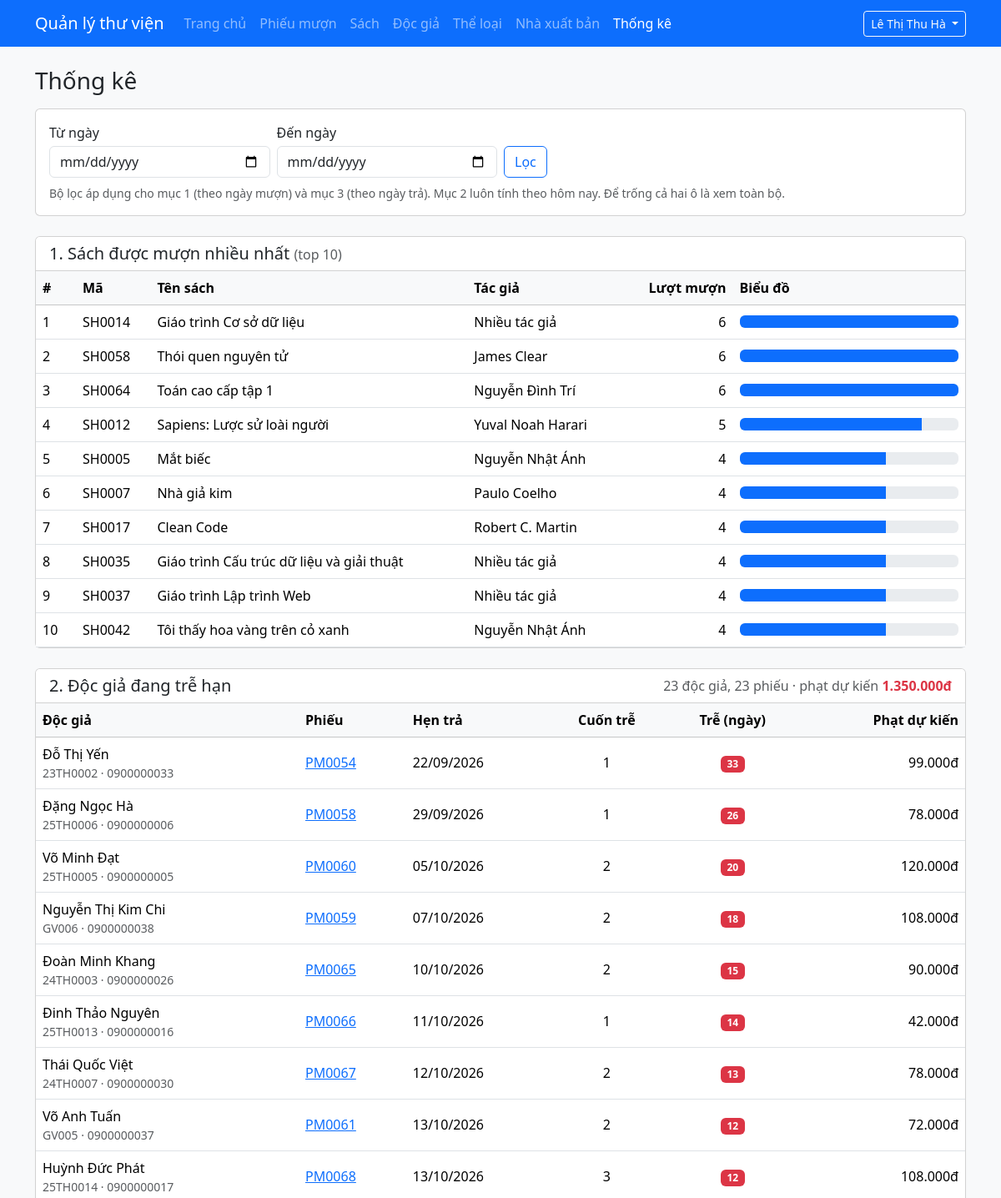
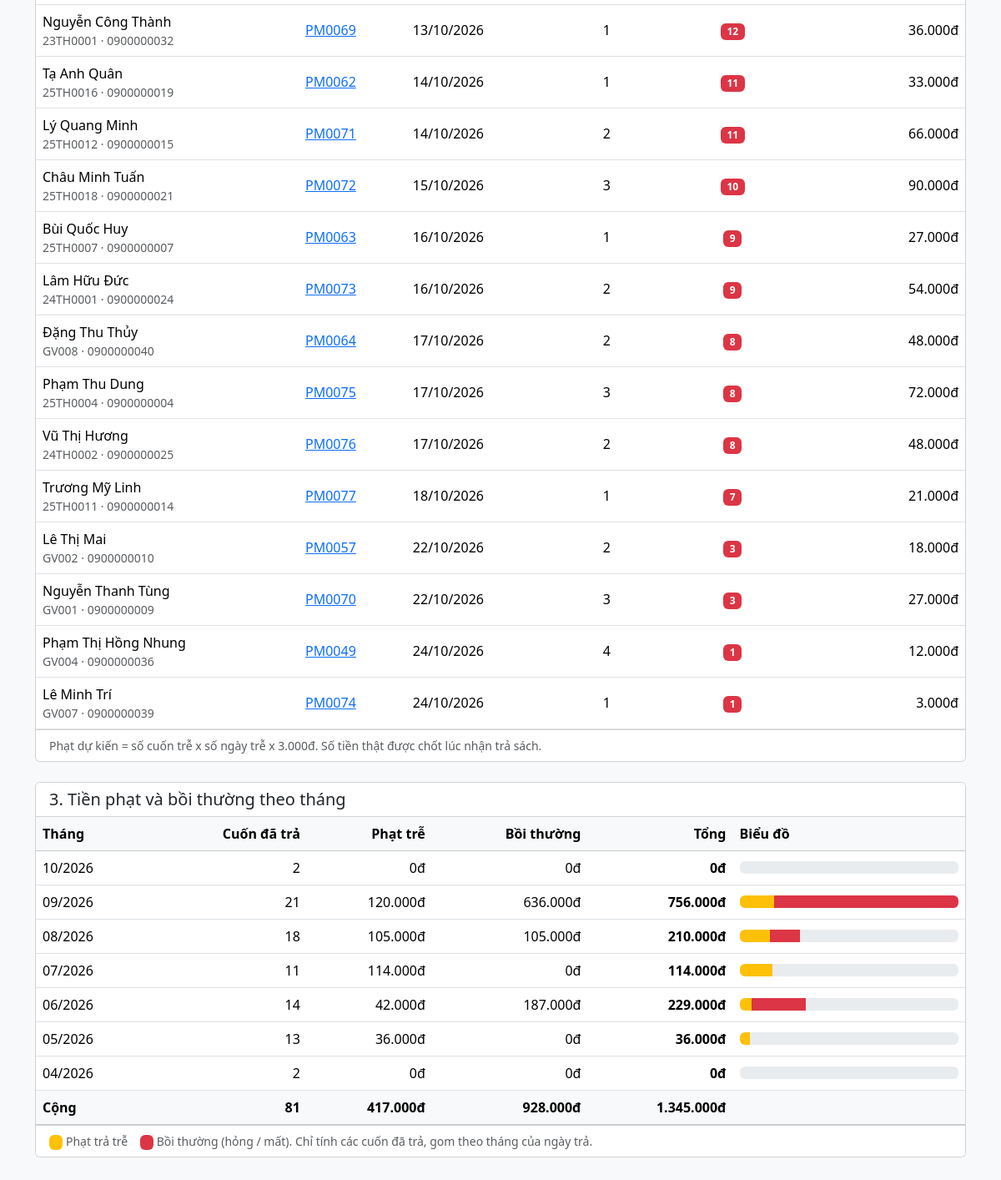
The app's page /admin/thongke.php (signed in) with its own data (2 pictures, top to bottom).
### tables this page shows
CREATE TABLE sach (
  id            INT UNSIGNED NOT NULL AUTO_INCREMENT PRIMARY KEY,
  ma_sach       VARCHAR(20)  NOT NULL UNIQUE,
  ten_sach      VARCHAR(200) NOT NULL,
  tac_gia       VARCHAR(150) NOT NULL,
  id_theloai    INT UNSIGNED NOT NULL,
  id_nxb        INT UNSIGNED NOT NULL,
  nam_xuat_ban  SMALLINT UNSIGNED NULL,
  so_trang      SMALLINT UNSIGNED NULL,
  gia_tien      DECIMAL(12,0) NOT NULL DEFAULT 0,    
  hinh_bia      VARCHAR(255) NULL,                   
  so_luong      INT UNSIGNED NOT NULL DEFAULT 1,     
  so_con_lai    INT UNSIGNED NOT NULL DEFAULT 1,     
  mo_ta         TEXT NULL,
  CONSTRAINT fk_sach_theloai FOREIGN KEY (id_theloai) REFERENCES theloai(id),
  CONSTRAINT fk_sach_nxb     FOREIGN KEY (id_nxb)     REFERENCES nhaxuatban(id),
  CHECK (gia_tien >= 0),
  CHECK (so_con_lai <= so_luong),                    
  INDEX idx_sach_ten (ten_sach)                      
);

CREATE TABLE phieumuon (
  id                    INT UNSIGNED NOT NULL AUTO_INCREMENT PRIMARY KEY,
  ma_phieu              VARCHAR(20)  NOT NULL UNIQUE,
  id_doc_gia            INT UNSIGNED NOT NULL,
  id_nhan_vien          INT UNSIGNED NOT NULL,           
  ngay_muon             DATE NOT NULL,
  ngay_hen_tra          DATE NOT NULL,                   
  so_lan_gia_han_da_dung TINYINT UNSIGNED NOT NULL DEFAULT 0,   
  trang_thai            ENUM('dang_muon','da_tra','qua_han') NOT NULL DEFAULT 'dang_muon',
  CONSTRAINT fk_phieu_docgia   FOREIGN KEY (id_doc_gia)   REFERENCES docgia(id),
  CONSTRAINT fk_phieu_nhanvien FOREIGN KEY (id_nhan_vien) REFERENCES nhanvien(id),
  CHECK (ngay_hen_tra >= ngay_muon),
  INDEX idx_phieu_hen_tra (trang_thai, ngay_hen_tra)       
);

CREATE TABLE docgia (
  id            INT UNSIGNED NOT NULL AUTO_INCREMENT PRIMARY KEY,
  ma_doc_gia    VARCHAR(20)  NOT NULL UNIQUE,     
  ho_ten        VARCHAR(100) NOT NULL,
  ngay_sinh     DATE         NULL,
  gioi_tinh     ENUM('nam','nu','khac') NOT NULL DEFAULT 'khac',
  dia_chi       VARCHAR(255) NULL,
  sdt           VARCHAR(15)  NULL,
  email         VARCHAR(100) NULL,
  id_loai       INT UNSIGNED NOT NULL,
  mat_khau      VARCHAR(255) NOT NULL,            
  ngay_dang_ky  DATE         NOT NULL,
  trang_thai    ENUM('hoat_dong','khoa') NOT NULL DEFAULT 'hoat_dong',
  CONSTRAINT fk_docgia_loai FOREIGN KEY (id_loai) REFERENCES loaidocgia(id)
);

### includes/helpers.php (called while the page is built, shortened)
<?php
function e($chuoi): string
{
    return htmlspecialchars((string) $chuoi, ENT_QUOTES | ENT_SUBSTITUTE, 'UTF-8');
}
function layChuoiGet(string $ten): string
{
    $giaTri = $_GET[$ten] ?? '';
    return is_string($giaTri) ? trim($giaTri) : '';
}
function lopLoi(array $loi, string $truong): string
{
    return isset($loi[$truong]) ? ' is-invalid' : '';
}

### includes/csdl.php (called while the page is built, shortened)
<?php
function truyVan(mysqli $conn, string $sql, string $kieu = '', array $thamSo = []): mysqli_stmt
{
    $stmt = mysqli_prepare($conn, $sql);
    if ($kieu !== '') {
        mysqli_stmt_bind_param($stmt, $kieu, ...$thamSo);
    }
    mysqli_stmt_execute($stmt);
    return $stmt;
}

### db.php (called while the page is built, shortened)
<?php
$cauHinh = require __DIR__ . '/config.php';

### includes/muon-tra.php (called while the page is built, shortened)
<?php
require_once __DIR__ . '/csdl.php';
function tienVND($so): string
{
    return number_format((float) $so, 0, ',', '.') . 'đ';
}
function ngayVN(?string $ngay): string
{
    return date('d/m/Y', strtotime($ngay));
}
function tinhTienPhat(int $soNgayTre, int $tienMoiNgay): int
{
    return max(0, $soNgayTre) * $tienMoiNgay;
}

### admin/thongke.php (the view, shortened to what this page needs)
<?php
require_once __DIR__ . '/../includes/khoi-tao-admin.php';
require_once __DIR__ . '/../includes/muon-tra.php';
$soSachHienThi   = 10;
$tienPhatMoiNgay = (int) ($cauHinh['tien_phat_moi_ngay'] ?? 3000);
function docNgayLoc(string $ten): array
{
    $chuoi = layChuoiGet($ten);
    if ($chuoi === '') {
        return ['', null];
    }
    return [$chuoi, null];
}
function ghepLocNgay(string $cot, string $tuNgay, string $denNgay): array
{
    $dieuKien = [];
    $kieu     = '';
    $thamSo   = [];
    return [$dieuKien, $kieu, $thamSo];
}
function phanTram(int $so, int $toiDa): string
{
    return number_format($so * 100 / $toiDa, 1, '.', '');
}
[$tuNgay, $loiTu]   = docNgayLoc('tu');
[$denNgay, $loiDen] = docNgayLoc('den');
$loiLoc = [];
[$dieuKien, $kieu, $thamSo] = ghepLocNgay('pm.ngay_muon', $tuNgay, $denNgay);
$menhDeWhere = count($dieuKien) > 0 ? 'WHERE ' . implode(' AND ', $dieuKien) : '';
$stmt = truyVan(
    $conn,
    "SELECT s.id, s.ma_sach, s.ten_sach, s.tac_gia, COUNT(ct.id) AS luot_muon
     FROM chitietphieumuon ct
     JOIN phieumuon pm ON pm.id = ct.id_phieu_muon
     JOIN sach s       ON s.id = ct.id_sach
     $menhDeWhere
     GROUP BY s.id, s.ma_sach, s.ten_sach, s.tac_gia
     ORDER BY luot_muon DESC, s.ma_sach
     LIMIT ?",
    $kieu . 'i',
    array_merge($thamSo, [$soSachHienThi])
);
$dsSachNhieu = mysqli_fetch_all(mysqli_stmt_get_result($stmt), MYSQLI_ASSOC);
$luotLonNhat = count($dsSachNhieu) > 0 ? (int) $dsSachNhieu[0]['luot_muon'] : 0;
$dsTreHan = mysqli_fetch_all(
    mysqli_query(
        $conn,
        'SELECT pm.id, pm.ma_phieu, pm.ngay_hen_tra, dg.ma_doc_gia, dg.ho_ten, dg.sdt,
                DATEDIFF(CURDATE(), pm.ngay_hen_tra) AS so_ngay_tre,
                COUNT(ct.id) AS so_cuon_tre
         FROM phieumuon pm
         JOIN docgia dg           ON dg.id = pm.id_doc_gia
         JOIN chitietphieumuon ct ON ct.id_phieu_muon = pm.id
         WHERE ct.ngay_tra_thuc_te IS NULL AND pm.ngay_hen_tra < CURDATE()
         GROUP BY pm.id, pm.ma_phieu, pm.ngay_hen_tra, dg.ma_doc_gia, dg.ho_ten, dg.sdt
         ORDER BY so_ngay_tre DESC, pm.ma_phieu'
    ),
    MYSQLI_ASSOC
);
$tongPhatDuKien = 0;
$docGiaTre      = [];
foreach ($dsTreHan as $chiSo => $phieu) {
    $phatMotCuon = tinhTienPhat((int) $phieu['so_ngay_tre'], $tienPhatMoiNgay);
    $dsTreHan[$chiSo]['phat_du_kien'] = $phatMotCuon * (int) $phieu['so_cuon_tre'];
    $tongPhatDuKien += $dsTreHan[$chiSo]['phat_du_kien'];
    $docGiaTre[$phieu['ma_doc_gia']] = true;
}
[$dieuKien, $kieu, $thamSo] = ghepLocNgay('ct.ngay_tra_thuc_te', $tuNgay, $denNgay);
array_unshift($dieuKien, 'ct.ngay_tra_thuc_te IS NOT NULL');
$stmt = truyVan(
    $conn,
    "SELECT DATE_FORMAT(ct.ngay_tra_thuc_te, '%Y-%m') AS thang,
            COUNT(*) AS so_cuon,
            SUM(ct.tien_phat) AS tong_phat,
            SUM(ct.tien_boi_thuong) AS tong_boi_thuong
     FROM chitietphieumuon ct
     WHERE " . implode(' AND ', $dieuKien) . "
     GROUP BY thang
     ORDER BY thang DESC",
    $kieu,
    $thamSo
);
$dsTheoThang = mysqli_fetch_all(mysqli_stmt_get_result($stmt), MYSQLI_ASSOC);
$tongCuonDaTra = 0;
$tongPhat      = 0;
$tongBoiThuong = 0;
$thangLonNhat  = 0;
foreach ($dsTheoThang as $dong) {
    $tongCuonDaTra += (int) $dong['so_cuon'];
    $tongPhat      += (int) $dong['tong_phat'];
    $tongBoiThuong += (int) $dong['tong_boi_thuong'];
    $thangLonNhat   = max($thangLonNhat, (int) $dong['tong_phat'] + (int) $dong['tong_boi_thuong']);
}
require __DIR__ . '/../includes/admin-dau.php';
?>
<h1 class="h3 mb-3">Thống kê</h1>
<div class="card mb-4">
    <div class="card-body">
        <form method="get" class="row g-2 align-items-end" novalidate>
            <div class="col-6 col-md-3">
                <label for="tu" class="form-label mb-1">Từ ngày</label>
                <input type="date" class="form-control<?= lopLoi($loiLoc, 'tu') ?>" id="tu" name="tu"
                       value="<?= e($tuNgay) ?>">
            </div>
            <div class="col-6 col-md-3">
                <label for="den" class="form-label mb-1">Đến ngày</label>
                <input type="date" class="form-control<?= lopLoi($loiLoc, 'den') ?>" id="den" name="den"
                       value="<?= e($denNgay) ?>">
            </div>
            <div class="col-12 col-md-auto d-flex gap-2">
                <button type="submit" class="btn btn-outline-primary">Lọc</button>
            </div>
        </form>
        <div class="form-text mt-2">
            Bộ lọc áp dụng cho mục 1 (theo ngày mượn) và mục 3 (theo ngày trả).
            Mục 2 luôn tính theo hôm nay. Để trống cả hai ô là xem toàn bộ.
        </div>
    </div>
</div>
<div class="card mb-4">
    <div class="card-header bg-white">
        <h2 class="h5 mb-0">1. Sách được mượn nhiều nhất <span class="text-muted fs-6">(top <?= $soSachHienThi ?>)</span></h2>
    </div>
    <div class="table-responsive">
        <table class="table align-middle mb-0">
            <thead class="table-light">
                <tr>
                    <th style="width:3rem">#</th>
                    <th>Mã</th>
                    <th>Tên sách</th>
                    <th>Tác giả</th>
                    <th class="text-end">Lượt mượn</th>
                    <th style="width:25%">Biểu đồ</th>
                </tr>
            </thead>
            <tbody>
            <?php foreach ($dsSachNhieu as $thuTu => $sach): ?>
                <tr>
                    <td><?= $thuTu + 1 ?></td>
                    <td><?= e($sach['ma_sach']) ?></td>
                    <td><?= e($sach['ten_sach']) ?></td>
                    <td><?= e($sach['tac_gia']) ?></td>
                    <td class="text-end"><?= (int) $sach['luot_muon'] ?></td>
                    <td>
                        <div class="progress" style="height:.9rem" role="img"
                             aria-label="<?= (int) $sach['luot_muon'] ?> lượt mượn">
                            <div class="progress-bar" style="width:<?= phanTram((int) $sach['luot_muon'], $luotLonNhat) ?>%"></div>
                        </div>
                    </td>
                </tr>
            <?php endforeach; ?>
            </tbody>
        </table>
    </div>
</div>
<div class="card mb-4">
    <div class="card-header bg-white d-flex flex-wrap justify-content-between align-items-center gap-2">
        <h2 class="h5 mb-0">2. Độc giả đang trễ hạn</h2>
        <span class="text-muted">
            <?= count($docGiaTre) ?> độc giả, <?= count($dsTreHan) ?> phiếu &middot;
            phạt dự kiến <strong class="text-danger"><?= e(tienVND($tongPhatDuKien)) ?></strong>
        </span>
    </div>
    <div class="table-responsive">
        <table class="table table-hover align-middle mb-0">
            <thead class="table-light">
                <tr>
                    <th>Độc giả</th>
                    <th>Phiếu</th>
                    <th>Hẹn trả</th>
                    <th class="text-center">Cuốn trễ</th>
                    <th class="text-center">Trễ (ngày)</th>
                    <th class="text-end">Phạt dự kiến</th>
                </tr>
            </thead>
            <tbody>
            <?php foreach ($dsTreHan as $phieu): ?>
                <tr>
                    <td>
                        <?= e($phieu['ho_ten']) ?>
                        <div class="small text-muted">
                            <?= e($phieu['ma_doc_gia']) ?><?php if ($phieu['sdt'] !== null && $phieu['sdt'] !== ''): ?> &middot; <?= e($phieu['sdt']) ?><?php endif; ?>
                        </div>
                    </td>
                    <td><a href="phieumuon-chitiet.php?id=<?= (int) $phieu['id'] ?>"><?= e($phieu['ma_phieu']) ?></a></td>
                    <td><?= e(ngayVN($phieu['ngay_hen_tra'])) ?></td>
                    <td class="text-center"><?= (int) $phieu['so_cuon_tre'] ?></td>
                    <td class="text-center"><span class="badge text-bg-danger"><?= (int) $phieu['so_ngay_tre'] ?></span></td>
                    <td class="text-end"><?= e(tienVND($phieu['phat_du_kien'])) ?></td>
                </tr>
            <?php endforeach; ?>
            </tbody>
        </table>
    </div>
    <div class="card-footer bg-white small text-muted">
        Phạt dự kiến = số cuốn trễ x số ngày trễ x <?= e(tienVND($tienPhatMoiNgay)) ?>.
        Số tiền thật được chốt lúc nhận trả sách.
    </div>
</div>
<div class="card mb-4">
    <div class="card-header bg-white">
        <h2 class="h5 mb-0">3. Tiền phạt và bồi thường theo tháng</h2>
    </div>
    <div class="table-responsive">
        <table class="table align-middle mb-0">
            <thead class="table-light">
                <tr>
                    <th>Tháng</th>
                    <th class="text-end">Cuốn đã trả</th>
                    <th class="text-end">Phạt trễ</th>
                    <th class="text-end">Bồi thường</th>
                    <th class="text-end">Tổng</th>
                    <th style="width:25%">Biểu đồ</th>
                </tr>
            </thead>
            <tbody>
            <?php foreach ($dsTheoThang as $dong): ?>
                <?php
                $phat     = (int) $dong['tong_phat'];
                $boiThuong = (int) $dong['tong_boi_thuong'];
                [$nam, $thang] = explode('-', $dong['thang']);
                ?>
                <tr>
                    <td><?= e($thang . '/' . $nam) ?></td>
                    <td class="text-end"><?= (int) $dong['so_cuon'] ?></td>
                    <td class="text-end"><?= e(tienVND($phat)) ?></td>
                    <td class="text-end"><?= e(tienVND($boiThuong)) ?></td>
                    <td class="text-end fw-semibold"><?= e(tienVND($phat + $boiThuong)) ?></td>
                    <td>
                        <div class="progress" style="height:.9rem" role="img"
                             aria-label="Phạt <?= e(tienVND($phat)) ?>, bồi thường <?= e(tienVND($boiThuong)) ?>">
                            <div class="progress-bar bg-warning" style="width:<?= phanTram($phat, $thangLonNhat) ?>%"></div>
                            <div class="progress-bar bg-danger" style="width:<?= phanTram($boiThuong, $thangLonNhat) ?>%"></div>
                        </div>
                    </td>
                </tr>
            <?php endforeach; ?>
            </tbody>
            <?php if (count($dsTheoThang) > 0): ?>
            <tfoot class="table-light">
                <tr>
                    <th>Cộng</th>
                    <th class="text-end"><?= $tongCuonDaTra ?></th>
                    <th class="text-end"><?= e(tienVND($tongPhat)) ?></th>
                    <th class="text-end"><?= e(tienVND($tongBoiThuong)) ?></th>
                    <th class="text-end"><?= e(tienVND($tongPhat + $tongBoiThuong)) ?></th>
                    <th></th>
                </tr>
            </tfoot>
            <?php endif; ?>
        </table>
    </div>
    <div class="card-footer bg-white small text-muted">
        <span class="badge text-bg-warning">&nbsp;</span> Phạt trả trễ
        &nbsp;&nbsp;
        <span class="badge text-bg-danger">&nbsp;</span> Bồi thường (hỏng / mất).
        Chỉ tính các cuốn đã trả, gom theo tháng của ngày trả.
    </div>
</div>
<?php require __DIR__ . '/../includes/admin-cuoi.php'; ?>

### records on screen
sach: ma_sach "SH0014", ten_sach "Giáo trình Cơ sở dữ liệu", tac_gia "Nhiều tác giả", luot_muon "6", phanTram((int) $sach['luot_muon'], $luotLonNhat) 100.0 (drawn)
sach: ma_sach "SH0058", ten_sach "Thói quen nguyên tử", tac_gia "James Clear", luot_muon "6", phanTram((int) $sach['luot_muon'], $luotLonNhat) 100.0 (drawn)
sach: ma_sach "SH0064", ten_sach "Toán cao cấp tập 1", tac_gia "Nguyễn Đình Trí", luot_muon "6", phanTram((int) $sach['luot_muon'], $luotLonNhat) 100.0 (drawn)
sach: ma_sach "SH0012", ten_sach "Sapiens: Lược sử loài người", tac_gia "Yuval Noah Harari", luot_muon "5", phanTram((int) $sach['luot_muon'], $luotLonNhat) 83.3 (drawn)
sach: ma_sach "SH0005", ten_sach "Mắt biếc", tac_gia "Nguyễn Nhật Ánh", luot_muon "4", phanTram((int) $sach['luot_muon'], $luotLonNhat) 66.7 (drawn)
sach: ma_sach "SH0007", ten_sach "Nhà giả kim", tac_gia "Paulo Coelho", luot_muon "4", phanTram((int) $sach['luot_muon'], $luotLonNhat) 66.7 (drawn)
sach: ma_sach "SH0017", ten_sach "Clean Code", tac_gia "Robert C. Martin", luot_muon "4", phanTram((int) $sach['luot_muon'], $luotLonNhat) 66.7 (drawn)
sach: ma_sach "SH0035", ten_sach "Giáo trình Cấu trúc dữ liệu và giải thuật", tac_gia "Nhiều tác giả", luot_muon "4", phanTram((int) $sach['luot_muon'], $luotLonNhat) 66.7 (drawn)
sach: ma_sach "SH0037", ten_sach "Giáo trình Lập trình Web", tac_gia "Nhiều tác giả", luot_muon "4", phanTram((int) $sach['luot_muon'], $luotLonNhat) 66.7 (drawn)
sach: ma_sach "SH0042", ten_sach "Tôi thấy hoa vàng trên cỏ xanh", tac_gia "Nguyễn Nhật Ánh", luot_muon "4", phanTram((int) $sach['luot_muon'], $luotLonNhat) 66.7 (drawn)
phieumuon: id_doc_gia.ho_ten "Đỗ Thị Yến", id_doc_gia.ma_doc_gia "23TH0002", id_doc_gia.sdt "0900000033", ma_phieu "PM0054", ngay_hen_tra "22/09/2026", so_cuon_tre "1", so_ngay_tre "33", phat_du_kien "99.000đ"
phieumuon: id_doc_gia.ho_ten "Đặng Ngọc Hà", id_doc_gia.ma_doc_gia "25TH0006", id_doc_gia.sdt "0900000006", ma_phieu "PM0058", ngay_hen_tra "29/09/2026", so_cuon_tre "1", so_ngay_tre "26", phat_du_kien "78.000đ"
phieumuon: id_doc_gia.ho_ten "Võ Minh Đạt", id_doc_gia.ma_doc_gia "25TH0005", id_doc_gia.sdt "0900000005", ma_phieu "PM0060", ngay_hen_tra "05/10/2026", so_cuon_tre "2", so_ngay_tre "20", phat_du_kien "120.000đ"
phieumuon: id_doc_gia.ho_ten "Nguyễn Thị Kim Chi", id_doc_gia.ma_doc_gia "GV006", id_doc_gia.sdt "0900000038", ma_phieu "PM0059", ngay_hen_tra "07/10/2026", so_cuon_tre "2", so_ngay_tre "18", phat_du_kien "108.000đ"
phieumuon: id_doc_gia.ho_ten "Đoàn Minh Khang", id_doc_gia.ma_doc_gia "24TH0003", id_doc_gia.sdt "0900000026", ma_phieu "PM0065", ngay_hen_tra "10/10/2026", so_cuon_tre "2", so_ngay_tre "15", phat_du_kien "90.000đ"
phieumuon: id_doc_gia.ho_ten "Đinh Thảo Nguyên", id_doc_gia.ma_doc_gia "25TH0013", id_doc_gia.sdt "0900000016", ma_phieu "PM0066", ngay_hen_tra "11/10/2026", so_cuon_tre "1", so_ngay_tre "14", phat_du_kien "42.000đ"
phieumuon: id_doc_gia.ho_ten "Thái Quốc Việt", id_doc_gia.ma_doc_gia "24TH0007", id_doc_gia.sdt "0900000030", ma_phieu "PM0067", ngay_hen_tra "12/10/2026", so_cuon_tre "2", so_ngay_tre "13", phat_du_kien "78.000đ"
phieumuon: id_doc_gia.ho_ten "Võ Anh Tuấn", id_doc_gia.ma_doc_gia "GV005", id_doc_gia.sdt "0900000037", ma_phieu "PM0061", ngay_hen_tra "13/10/2026", so_cuon_tre "2", so_ngay_tre "12", phat_du_kien "72.000đ"
phieumuon: id_doc_gia.ho_ten "Huỳnh Đức Phát", id_doc_gia.ma_doc_gia "25TH0014", id_doc_gia.sdt "0900000017", ma_phieu "PM0068", ngay_hen_tra "13/10/2026", so_cuon_tre "3", so_ngay_tre "12", phat_du_kien "108.000đ"
phieumuon: id_doc_gia.ho_ten "Nguyễn Công Thành", id_doc_gia.ma_doc_gia "23TH0001", id_doc_gia.sdt "0900000032", ma_phieu "PM0069", ngay_hen_tra "13/10/2026", so_cuon_tre "1", so_ngay_tre "12", phat_du_kien "36.000đ"
phieumuon: id_doc_gia.ho_ten "Tạ Anh Quân", id_doc_gia.ma_doc_gia "25TH0016", id_doc_gia.sdt "0900000019", ma_phieu "PM0062", ngay_hen_tra "14/10/2026", so_cuon_tre "1", so_ngay_tre "11", phat_du_kien "33.000đ"
phieumuon: id_doc_gia.ho_ten "Lý Quang Minh", id_doc_gia.ma_doc_gia "25TH0012", id_doc_gia.sdt "0900000015", ma_phieu "PM0071", ngay_hen_tra "14/10/2026", so_cuon_tre "2", so_ngay_tre "11", phat_du_kien "66.000đ"
phieumuon: id_doc_gia.ho_ten "Châu Minh Tuấn", id_doc_gia.ma_doc_gia "25TH0018", id_doc_gia.sdt "0900000021", ma_phieu "PM0072", ngay_hen_tra "15/10/2026", so_cuon_tre "3", so_ngay_tre "10", phat_du_kien "90.000đ"
phieumuon: id_doc_gia.ho_ten "Bùi Quốc Huy", id_doc_gia.ma_doc_gia "25TH0007", id_doc_gia.sdt "0900000007", ma_phieu "PM0063", ngay_hen_tra "16/10/2026", so_cuon_tre "1", so_ngay_tre "9", phat_du_kien "27.000đ"
phieumuon: id_doc_gia.ho_ten "Lâm Hữu Đức", id_doc_gia.ma_doc_gia "24TH0001", id_doc_gia.sdt "0900000024", ma_phieu "PM0073", ngay_hen_tra "16/10/2026", so_cuon_tre "2", so_ngay_tre "9", phat_du_kien "54.000đ"
phieumuon: id_doc_gia.ho_ten "Đặng Thu Thủy", id_doc_gia.ma_doc_gia "GV008", id_doc_gia.sdt "0900000040", ma_phieu "PM0064", ngay_hen_tra "17/10/2026", so_cuon_tre "2", so_ngay_tre "8", phat_du_kien "48.000đ"
phieumuon: id_doc_gia.ho_ten "Phạm Thu Dung", id_doc_gia.ma_doc_gia "25TH0004", id_doc_gia.sdt "0900000004", ma_phieu "PM0075", ngay_hen_tra "17/10/2026", so_cuon_tre "3", so_ngay_tre "8", phat_du_kien "72.000đ"
phieumuon: id_doc_gia.ho_ten "Vũ Thị Hương", id_doc_gia.ma_doc_gia "24TH0002", id_doc_gia.sdt "0900000025", ma_phieu "PM0076", ngay_hen_tra "17/10/2026", so_cuon_tre "2", so_ngay_tre "8", phat_du_kien "48.000đ"
phieumuon: id_doc_gia.ho_ten "Trương Mỹ Linh", id_doc_gia.ma_doc_gia "25TH0011", id_doc_gia.sdt "0900000014", ma_phieu "PM0077", ngay_hen_tra "18/10/2026", so_cuon_tre "1", so_ngay_tre "7", phat_du_kien "21.000đ"
phieumuon: id_doc_gia.ho_ten "Lê Thị Mai", id_doc_gia.ma_doc_gia "GV002", id_doc_gia.sdt "0900000010", ma_phieu "PM0057", ngay_hen_tra "22/10/2026", so_cuon_tre "2", so_ngay_tre "3", phat_du_kien "18.000đ"
phieumuon: id_doc_gia.ho_ten "Nguyễn Thanh Tùng", id_doc_gia.ma_doc_gia "GV001", id_doc_gia.sdt "0900000009", ma_phieu "PM0070", ngay_hen_tra "22/10/2026", so_cuon_tre "3", so_ngay_tre "3", phat_du_kien "27.000đ"
phieumuon: id_doc_gia.ho_ten "Phạm Thị Hồng Nhung", id_doc_gia.ma_doc_gia "GV004", id_doc_gia.sdt "0900000036", ma_phieu "PM0049", ngay_hen_tra "24/10/2026", so_cuon_tre "4", so_ngay_tre "1", phat_du_kien "12.000đ"
phieumuon: id_doc_gia.ho_ten "Lê Minh Trí", id_doc_gia.ma_doc_gia "GV007", id_doc_gia.sdt "0900000039", ma_phieu "PM0074", ngay_hen_tra "24/10/2026", so_cuon_tre "1", so_ngay_tre "1", phat_du_kien "3.000đ"

### other values on screen
$nhanVien['ho_ten'] "Lê Thị Thu Hà"
$soSachHienThi "10"
count($docGiaTre) "23"
count($dsTreHan) "23"
tienVND($tongPhatDuKien) "1.350.000đ"
tienVND($tienPhatMoiNgay) "3.000đ"
$thang . '/' . $nam "10/2026"
$dong['so_cuon'] "2"
tienVND($phat) "0đ"
tienVND($boiThuong) "0đ"
tienVND($phat + $boiThuong) "0đ"
$thang . '/' . $nam "09/2026"
$dong['so_cuon'] "21"
tienVND($phat) "120.000đ"
tienVND($boiThuong) "636.000đ"
